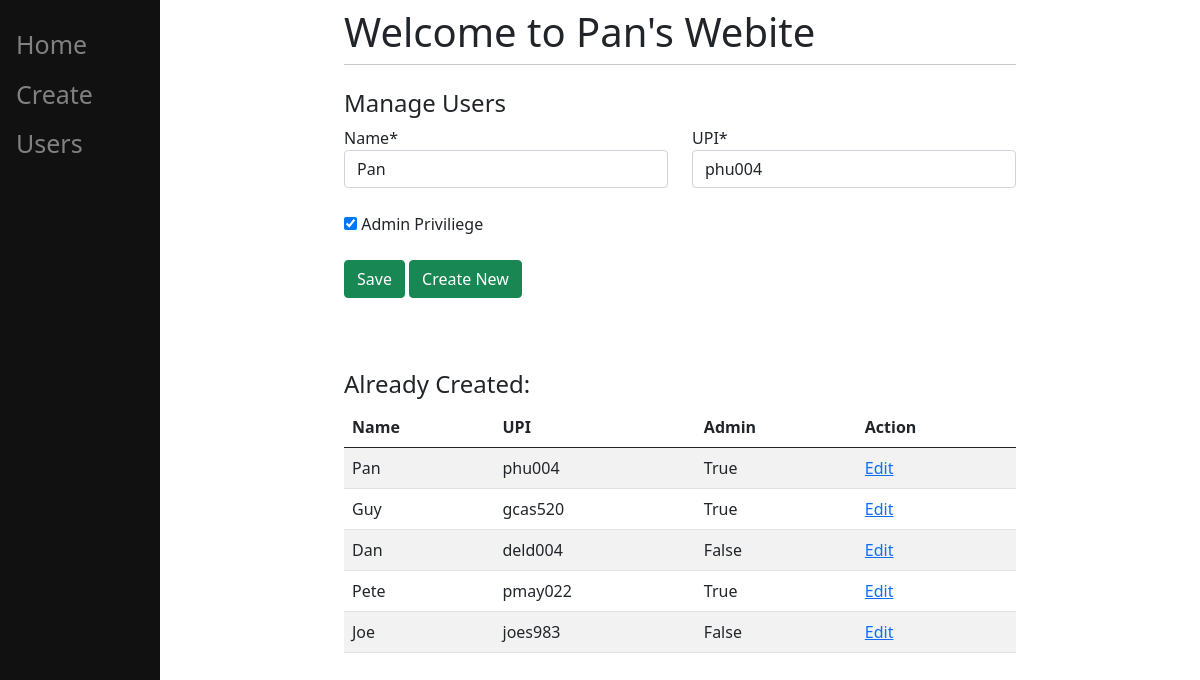
Screenshot of /main/createPerson?upi=phu004 with the database file from the repository.
### main/models.py (models this page shows, shortened)
class Person(models.Model):
    name = models.CharField(max_length=200)
    upi = models.CharField(max_length=10, default="")
    isAdmin = models.BooleanField(default=False)

### main/views.py (the view, shortened to what this page needs)
# urls.py: path('createPerson', views.createPerson),
def createPerson(request):
    login_user = Person.objects.get(upi = MockedLoginUser.objects.get(id=1).upi)
    if request.method == "GET":
        upi = request.GET.get('upi', "")
        p = Person.objects.filter(upi=upi)
        if p.count() == 1:
            form = CreatePerson(person = p[0])
    if not 'form' in locals():
        form = CreatePerson()
    already_created = Person.objects.all()
    data = {
        "form": form,
        "create_title": "Manage Users",
        "already_created": already_created,
        "login_user": login_user
    }
    return render(request, "main/person.html", data)

### main/forms.py
class CreatePerson(forms.Form):
    name = forms.CharField(max_length=200)
    upi = forms.CharField(max_length=10, label="UPI")
    isAdmin = forms.BooleanField(label="Admin Priviliege", required=False)
    def __init__(self, *args, **kwargs):
        person = kwargs.pop('person', Person(name="", upi="", isAdmin=False))
        super().__init__(*args, **kwargs)
        self.helper = FormHelper()
        self.helper.layout = Layout(
            Div(
                Div('name', css_class="col-sm-6"),
                Div('upi', css_class="col-sm-6"),
                css_class="row"
            ),
            HTML("<br>"),
            "isAdmin",
            HTML("<br>"),
            Submit("save", "Save", css_class="btn btn-success"),
            Submit("create", "Create New", css_class="btn btn-success")
        )
        self.initial['name'] = person.name
        self.initial['upi'] = person.upi
        self.initial['isAdmin'] = person.isAdmin

### main/templates/main/person.html (shortened to what this page needs)
{% extends 'main/base.html' %}
{% load crispy_forms_tags %}
{% block content %}
    <h4>{{create_title}}</h4>
    <form method="POST" action="#">
        {% crispy form%}
        <br>
    </form>
    <br><br>
    <h4>Already Created:</h4>
    <table class="table table-striped">
        <thead>
          <tr>
            <th scope="col">Name</th>
            <th scope="col">UPI</th>
            <th scope="col">Admin</th>
            <th scope="col">Action</th>
          </tr>
        </thead>
        <tbody>
            {% for entry in already_created %}
                <tr>
                    <td>{{entry.name}}</td>
                    <td>{{entry.upi}}</td>
                    <td>{{entry.isAdmin}}</td>
                    <td><a href="createPerson?upi={{entry.upi}}">Edit</a></td>
                </tr>
            {% endfor %}
        </tbody>
    </table>
{% endblock %}

### main/templates/main/base.html (shortened to what this page needs)
<!doctype html>
<html>
        <head>
                <link href="https://cdn.jsdelivr.net/npm/bootstrap@5.1.0/dist/css/bootstrap.min.css" rel="stylesheet">
        </head>
        <body>
                <div class="sidenav">
                        <a href="/main">Home</a>
                        <a href="/main/createList">Create</a>
                        <a href="/main/createPerson">Users</a>
                </div>
                <div class="main">
                        <div class="row justify-content-center">
                                <div class="col-8">
                                        <h1 class="mt-2">Welcome to {{login_user.name}}'s Webite</h1>
                                        <hr class="mt-0 mb-4">
                                        {% block content %}
                                        {% endblock %}
                                </div>
                        </div>
                </div>
        </body>
</html>

### main/templates/main/base.html (style rules this page uses)
.sidenav { height:100%; width:160px; position: fixed; z-index:1; top:0; left:0; background-color: #111; overflow-x: hidden; padding-top:20px; }
.sidenav a { padding: 6px 8px 6px 16px; text-decoration: none; font-size:25px; color: #818181; display:block; }
.main { margin-left: 160px; padding: 0px 10px; }

### rows the page displays
Person: name "Pan", upi "phu004", isAdmin "☑", isAdmin "True"
Person: name "Guy", upi "gcas520", isAdmin "True"
Person: name "Dan", upi "deld004", isAdmin "False"
Person: name "Pete", upi "pmay022", isAdmin "True"
Person: name "Joe", upi "joes983", isAdmin "False"

### other values shown
{{ create_title }} "Manage Users"
